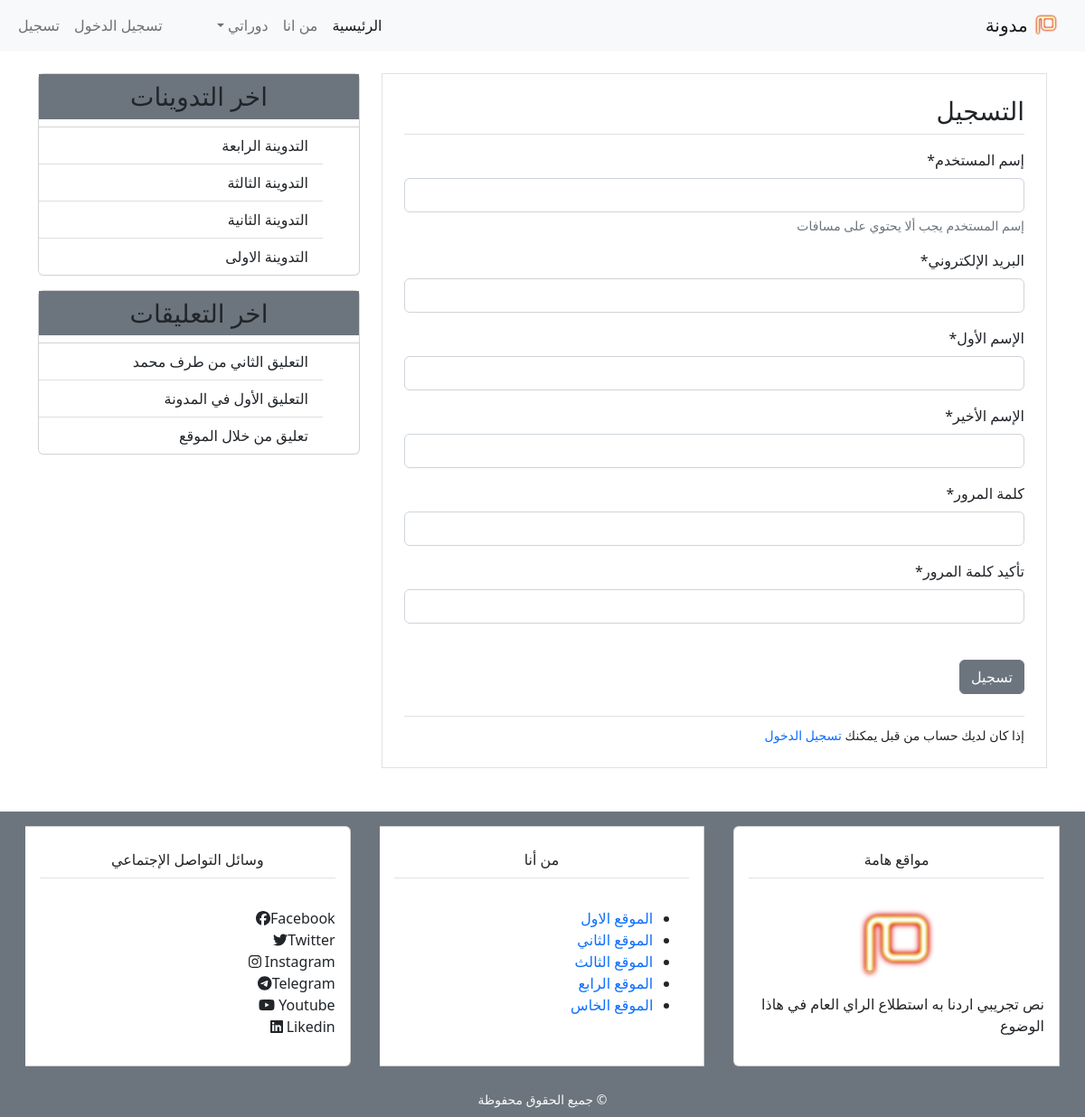
Before: /register/ with the older database file.
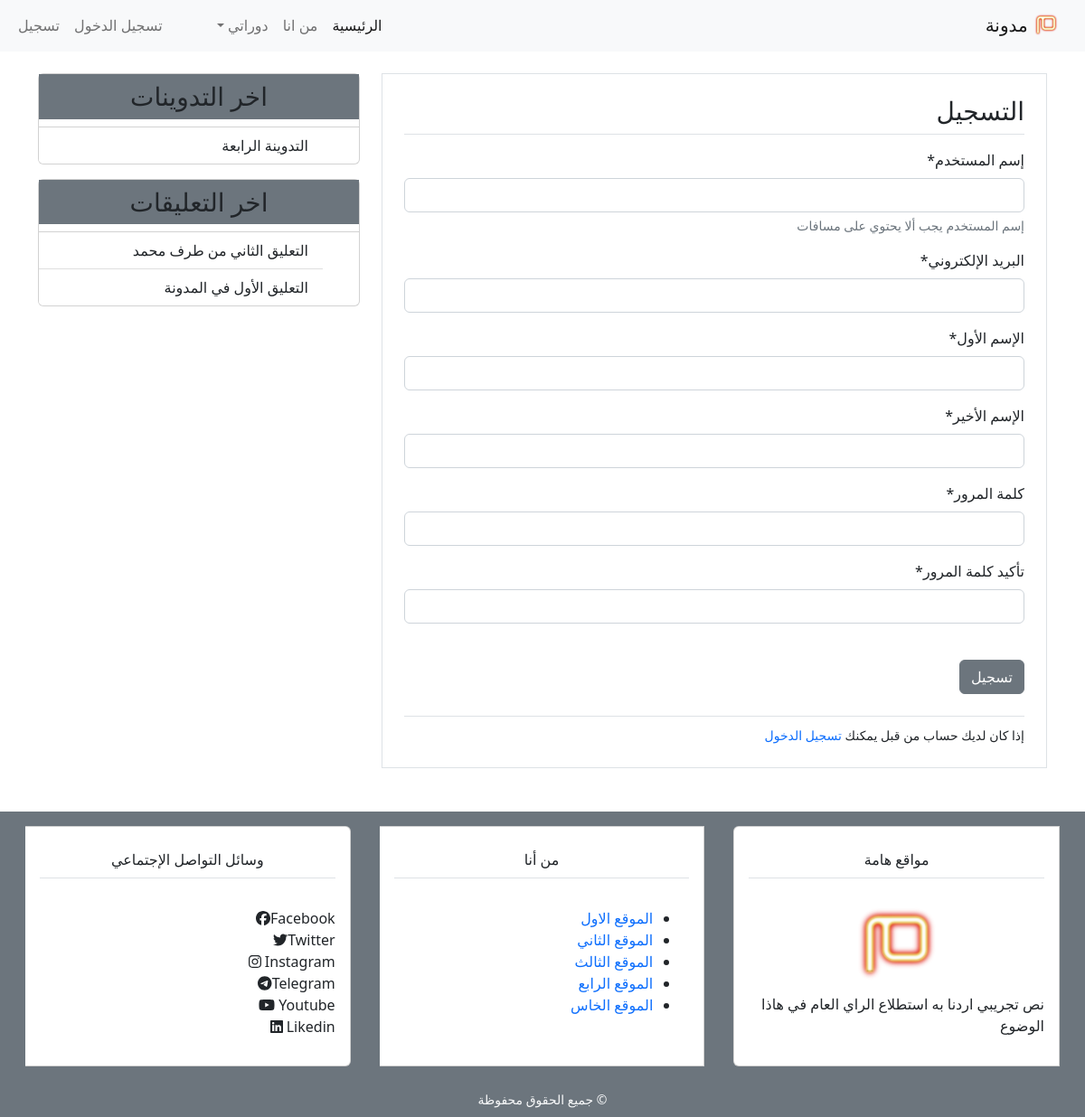
After: the same page with the newer database file.
### blog/models.py (models this page shows, shortened)
class Post(models.Model):
    title = models.CharField(max_length=100)
    content = models.TextField()
    post_date = models.DateTimeField(default=timezone.now)
    post_update = models.DateTimeField(auto_now=True)
    author = models.ForeignKey(User, on_delete=models.CASCADE)
    class Meta:
        ordering = ('-post_date', )

class Comment(models.Model):
    name = models.CharField(max_length=50, verbose_name='الإسم')
    email = models.EmailField(verbose_name='البريد الإلكتروني')
    body = models.TextField(verbose_name='التعليق')
    comment_date = models.DateTimeField(auto_now_add=True)
    active = models.BooleanField(default=False)
    post = models.ForeignKey(Post, on_delete=models.CASCADE, related_name='comments')
    class Meta:
        ordering = ('-name', )

### user/views.py (the view)
# urls.py: path('register/', views.register, name='register'),
def register(request):
    if request.method == 'POST':
        form = UserCreationForm(request.POST)
        if form.is_valid():
            new_user = form.save(commit=False)
            new_user.set_password(form.cleaned_data['password1'])
            new_user.save()
            messages.success(request, f'تهانينا {new_user} لقد تمت عملية التسجيل بنجاح.')
            return redirect('login')
    else:
        form = UserCreationForm()
    return render(request, 'user/register.html', {
        'title': 'التسجيل',
        'form': form,
    })

### user/forms.py (shortened to what this page needs)
class UserCreationForm(forms.ModelForm):
    username = forms.CharField(label='إسم المستخدم', max_length=30, help_text='إسم المستخدم يجب ألا يحتوي على مسافات')
    email = forms.EmailField(label='البريد الإلكتروني')
    first_name = forms.CharField(label='الإسم الأول', max_length=100)
    last_name = forms.CharField(label='الإسم الأخير', max_length=100)
    password1 = forms.CharField(label='كلمة المرور', widget=forms.PasswordInput(), min_length=8)
    password2 = forms.CharField(label='تأكيد كلمة المرور', widget=forms.PasswordInput(), min_length=8)
    class Meta:
        model = User
        fields = ('username', 'email', 'first_name',
                  'last_name', 'password1', 'password2')

### blog/templatetags/post_tag.py (called while the page is built)
@register.inclusion_tag('blog/latest_posts.html')
def latest_posts():
    context = {
        'l_posts': Post.objects.all()[0:5],
    }
    return context

@register.inclusion_tag('blog/latest_comments.html')
def latest_comments():
    context = {
        'l_comments': Comment.objects.filter(active=True)[0:5],
    }
    return context

### user/templates/user/register.html (shortened to what this page needs)
{% extends 'blog/base.html' %}
{% block content %}
{% load crispy_forms_tags %}
<div class="border p-4 mb-5">
<h3 class="border-bottom pb-2 mb-3">التسجيل</h3>
  <form method="POST">
    {{form|crispy}}
    <input class="btn btn-secondary mt-4" type="submit" value="تسجيل">
  </form>
  <div class="border-top mt-4 pt-2">
	  <small>إذا كان لديك حساب من قبل يمكنك <a href="{% url 'login' %}">تسجيل الدخول</a></small>
  </div>
</div>
{% endblock content %}

### blog/templates/blog/latest_posts.html
<ul class="list-group list-group-flush">
  {% for post in l_posts %}
  <li class="list-group-item">
    <a class="text-dark" href="{% url 'detail' post.pk %}">{{post.title}}</a>
  </li>
  {% empty %}
  <li class="border p-4 m-2">لاتوجد حاليا أية تدوينة</li>
  {% endfor %}
</ul>

### blog/templates/blog/latest_comments.html
<ul class="list-group list-group-flush">                  {% for comment in l_comments %}
  <li class="list-group-item">
    <a class="text-dark" href="{% url 'detail' comment.post.id %}">
      {% if comment.body|length > 40 %}
      {{comment.body|slice:'40'}}...
      {% else %}
      {{comment.body}}
      {% endif %}
    </a>
  </li>
  {% empty %}
 <li class="list-group-item">ﻻ ﻱﻮﺟﺩ ﺖﻌﻠﻴﻗ</li>
  {% endfor %}
</ul>

Changed rows visible on the page:
removed Post: title "التدوينة الثالثة"
removed Post: title "التدوينة الثانية"
removed Post: title "التدوينة الاولى"
removed Comment: body "تعليق من خلال الموقع"
